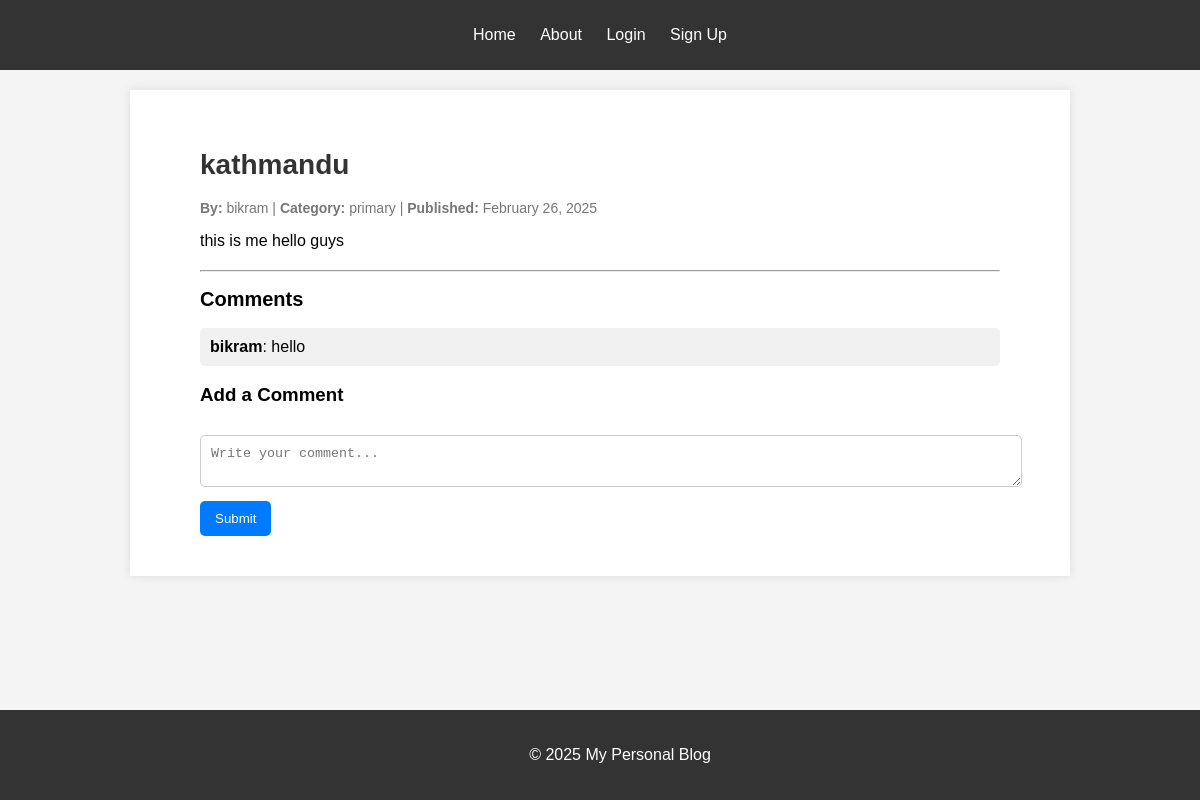
Page /blog/3/ on the committed database.
### blog/models.py (models this page shows, shortened)
class BlogPost(models.Model):
    title = models.CharField(max_length=255)
    content = models.TextField()
    author = models.ForeignKey(User, on_delete=models.CASCADE)
    created_at = models.DateTimeField(auto_now_add=True)
    category = models.CharField(max_length=100, default='General')

class Comment(models.Model):
    post = models.ForeignKey(BlogPost, related_name='comments', on_delete=models.CASCADE)
    author = models.ForeignKey(User, on_delete=models.CASCADE)
    content = models.TextField()
    created_at = models.DateTimeField(auto_now_add=True)

### blog/views.py (the view)
# urls.py: path('<int:pk>/', blog_detail, name='blog_detail'),
def blog_detail(request, pk):
    post = get_object_or_404(BlogPost, pk=pk)
    if request.method == "POST":
        content = request.POST.get('comment')
        if content:
            Comment.objects.create(post=post, author=request.user, content=content)
    return render(request, 'blog/blog_detail.html', {'post': post})

### blog/templates/blog/blog_detail.html (shortened to what this page needs)
{% extends 'base.html' %}
{% load static %}
{% block content %}
    <div class="blog-detail">
        <h1>{{ post.title }}</h1>
        <p class="blog-meta">
            <strong>By:</strong> {{ post.author }} |
            <strong>Category:</strong> {{ post.category }} |
            <strong>Published:</strong> {{ post.created_at|date:"F d, Y" }}
        </p>
        <p>{{ post.content }}</p>
        <hr>
        <h2>Comments</h2>
        <ul>
            {% for comment in post.comments.all %}
                <li><strong>{{ comment.author }}</strong>: {{ comment.content }}</li>
            {% endfor %}
        </ul>
        <h3>Add a Comment</h3>
        <form method="POST">
            <textarea name="comment" placeholder="Write your comment..." required></textarea>
            <button type="submit">Submit</button>
        </form>
    </div>
{% endblock %}

### static/css/style.css (style rules this page uses)
body { font-family: Arial, sans-serif; margin: 0; padding: 0; background-color: #f4f4f4; }
h1 { font-size: 24px; color: #333; }
h2 { font-size: 20px; }
.blog-detail { max-width: 800px; margin: auto; padding: 20px; }
.blog-detail h1 { font-size: 28px; }
.blog-meta { font-size: 14px; color: #777; }
hr { margin-top: 20px; }
.blog-detail ul { list-style-type: none; padding: 0; }
.blog-detail li { background: #f1f1f1; padding: 10px; margin-bottom: 5px; border-radius: 5px; }
.blog-detail textarea { width: 100%; padding: 10px; margin-top: 10px; border: 1px solid #ccc; border-radius: 5px; }
.blog-detail button { background: #007BFF; color: white; padding: 10px 15px; border: none; cursor: pointer; border-radius: 5px; margin-top: 10px; }

### rows in the picture
BlogPost: title "kathmandu", author "bikram", category "primary", created_at "February 26, 2025", content "this is me hello guys"
Comment: author "bikram", content "hello"
